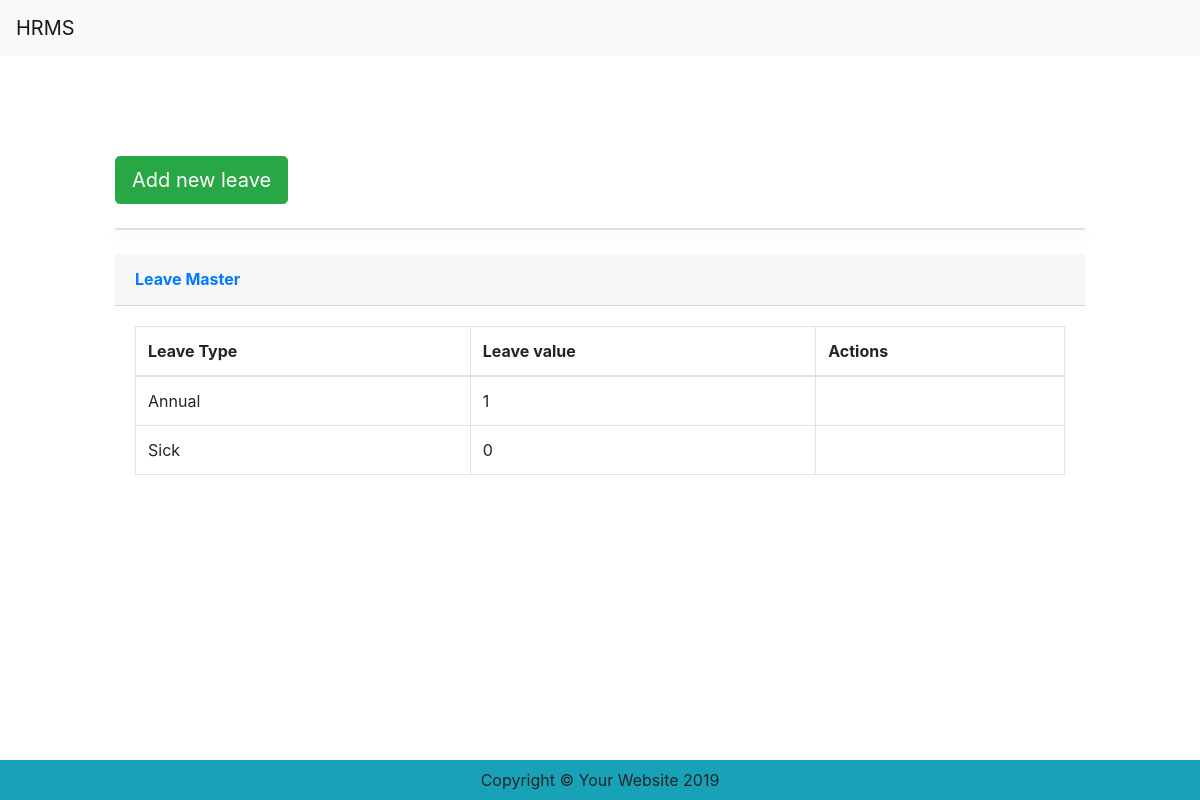
The page /leaves_master/ on the database its author committed.
### leaves/models.py (models this page shows, shortened)
class Leave_Master(models.Model):
    leave_type=models.CharField(max_length=50)
    leave_value=models.CharField(max_length=2)

### leaves/views.py (the view)
# urls.py: path("", views.Leaves, name="Leave_master"),
def Leaves(request):
    leaves = Leave_Master.objects.all()
    context = {
        'leaves' : leaves ,
    }
    return render(request,'leave_master.html',context)

### templates/leave_master.html (shortened to what this page needs)
{% extends './base.html' %} {% block content %}
<div class="row justify-content-center" style="margin-top: 100px;">
    <div class="col-10 ">
        <a href="{% url 'add_leave' %}" class="btn btn-lg btn-success text-gray-800 mr-3 mb-2">Add new leave</a></h1>
    </div>
</div>
<div class="row justify-content-center ">
    <div class="col-10 ">
        <div class="card shadow mb-4 mt-3"></div>
        <div class="card-header py-3">
            <h6 class="m-0 font-weight-bold text-primary">Leave Master</h6>
        </div>
        <div class="card-body">
            <div class="table-responsive">
                <table class="table table-bordered" id="dataTable" width="100%" cellspacing="0">
                    <thead>
                        <tr>
                            <th>Leave Type</th>
                            <th>Leave value</th>
                            <th>Actions</th>
                        </tr>
                    </thead>
                    <tbody>
                        {% for i in leaves %}
                        <tr>
                            <td>{{i.leave_type}}</td>
                            <td>{{i.leave_value}}</td>
                            <td>
                            </td>
                        </tr>
                        {% endfor %}
                    </tbody>
                </table>
            </div>
        </div>
    </div>
</div>
</div>
{% endblock %}

### rows shown on the page
Leave_Master: leave_type "Annual", leave_value "1"
Leave_Master: leave_type "Sick", leave_value "0"
